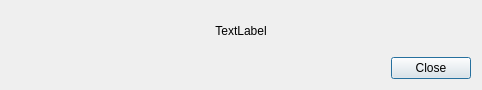
<?xml version="1.0" encoding="UTF-8"?>
<ui version="4.0">
 <class>Dialog</class>
 <widget class="QDialog" name="Dialog">
  <property name="geometry">
   <rect>
    <x>0</x>
    <y>0</y>
    <width>482</width>
    <height>90</height>
   </rect>
  </property>
  <property name="windowTitle">
   <string/>
  </property>
  <layout class="QVBoxLayout" name="verticalLayout">
   <item>
    <widget class="QLabel" name="log_label">
     <property name="text">
      <string notr="true">TextLabel</string>
     </property>
     <property name="textFormat">
      <enum>Qt::PlainText</enum>
     </property>
     <property name="alignment">
      <set>Qt::AlignCenter</set>
     </property>
    </widget>
   </item>
   <item>
    <widget class="QDialogButtonBox" name="buttonBox">
     <property name="orientation">
      <enum>Qt::Horizontal</enum>
     </property>
     <property name="standardButtons">
      <set>QDialogButtonBox::Close</set>
     </property>
    </widget>
   </item>
  </layout>
 </widget>
 <resources/>
 <connections>
  <connection>
   <sender>buttonBox</sender>
   <signal>accepted()</signal>
   <receiver>Dialog</receiver>
   <slot>accept()</slot>
   <hints>
    <hint type="sourcelabel">
     <x>248</x>
     <y>254</y>
    </hint>
    <hint type="destinationlabel">
     <x>157</x>
     <y>274</y>
    </hint>
   </hints>
  </connection>
  <connection>
   <sender>buttonBox</sender>
   <signal>rejected()</signal>
   <receiver>Dialog</receiver>
   <slot>reject()</slot>
   <hints>
    <hint type="sourcelabel">
     <x>316</x>
     <y>260</y>
    </hint>
    <hint type="destinationlabel">
     <x>286</x>
     <y>274</y>
    </hint>
   </hints>
  </connection>
 </connections>
</ui>
